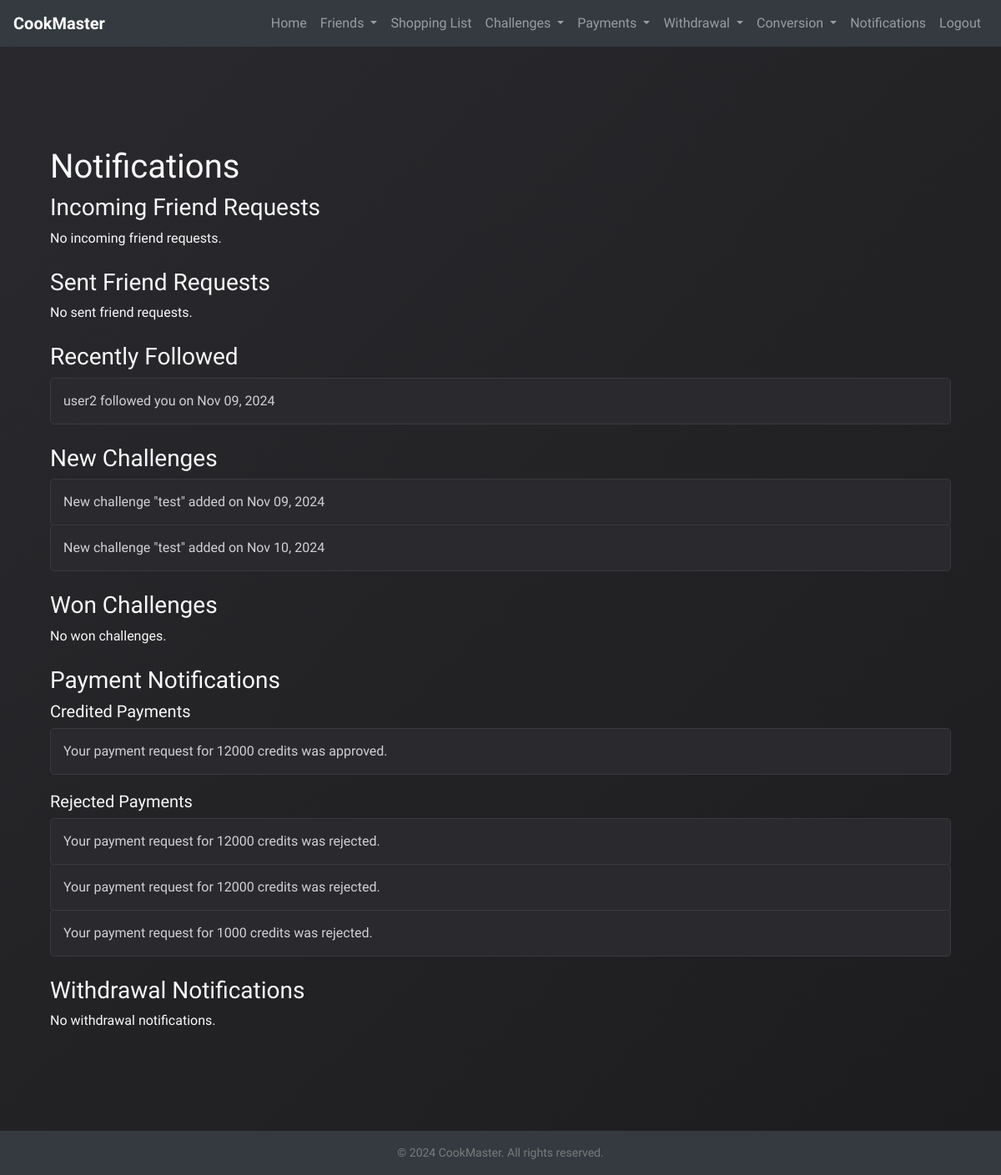
The page /notifications (signed in) on the database its author committed.
### app/models.py (models this page shows, shortened)
class Friendship(db.Model):
    __tablename__ = 'friendship'
    id = db.Column(db.Integer, primary_key=True)
    user_id = db.Column(db.Integer, db.ForeignKey('user.id'), nullable=False)
    friend_id = db.Column(db.Integer, db.ForeignKey('user.id'), nullable=False)
    status = db.Column(db.String(20), default='pending')
    date_created = db.Column(db.DateTime, default=db.func.current_timestamp())  # Date when the friendship was created
    is_blocked = db.Column(db.Boolean, default=False)  # To track if a user has blocked the other
    is_unfollowed = db.Column(db.Boolean, default=False)  # To track if the user has unfollowed the other
    user = db.relationship('User', foreign_keys=[user_id], backref='friendships')
    friend = db.relationship('User', foreign_keys=[friend_id], backref='friends')

class User(db.Model, UserMixin):
    id = db.Column(db.Integer, primary_key=True)
    username = db.Column(db.String(20), unique=True, nullable=False)
    email = db.Column(db.String(120), unique=True, nullable=False)
    password = db.Column(db.String(60), nullable=False)
    role = db.Column(db.String(10), nullable=False, default='user')
    date_created = db.Column(db.DateTime, default=datetime.now(timezone.utc))
    completed_recipes = db.Column(db.Integer, default=0)
    recipes_created = db.Column(db.Integer, default=0)
    recipes_shared = db.Column(db.Integer, default=0)
    friends_connected = db.Column(db.Integer, default=0)
    shopping_lists_created = db.Column(db.Integer, default=0)
    conversion_tool_uses = db.Column(db.Integer, default=0)
    last_login = db.Column(db.DateTime, default=lambda: datetime.now(timezone.utc))
    credits = db.Column(db.Integer, default=0)
    tools = db.relationship('Tool', backref='owner', lazy=True, cascade="all, delete-orphan")
    posts = db.relationship('Post', backref='author', lazy=True, cascade="all, delete-orphan")
    created_challenges = db.relationship('Challenge', backref='creator', lazy=True, overlaps="challenge_creator,created_challenges")
    participated_challenges = db.relationship('ChallengeParticipant', backref='user_participation', lazy=True, overlaps="participant,challenges_participated")
    achievements = db.relationship('Achievement', backref='user', lazy=True, cascade="all, delete-orphan")

class Challenge(db.Model):
    __tablename__ = 'challenge'
    id = db.Column(db.Integer, primary_key=True)
    name = db.Column(db.String(100), nullable=False)
    icon = db.Column(db.String(100))  # Path to the icon
    creator_id = db.Column(db.Integer, db.ForeignKey('user.id'), nullable=False)
    credits_required = db.Column(db.Integer, nullable=False)
    duration = db.Column(db.Integer, nullable=False)  # Duration in seconds
    started_at = db.Column(db.DateTime, nullable=False)  # Start time of the challenge
    ended = db.Column(db.Boolean, default=False)  # Field to mark if the challenge has ended
    participants = db.relationship('ChallengeParticipant', backref='challenge_participation', lazy=True, cascade="all, delete-orphan")

class CreditRequest(db.Model):
    __tablename__ = 'credit_request'
    id = db.Column(db.Integer, primary_key=True)
    user_id = db.Column(db.Integer, db.ForeignKey('user.id', ondelete='CASCADE'), nullable=False)
    status = db.Column(db.String(20), default='Pending')
    proof_image = db.Column(db.String(200), nullable=False)
    credits_requested = db.Column(db.Integer, nullable=False)
    date_submitted = db.Column(db.DateTime, default=lambda: datetime.now(timezone.utc))
    user = db.relationship('User', backref=db.backref('credit_requests', passive_deletes=True))

### app/user_routes.py (the view)
@user.route('/notifications')
@login_required
def notifications():
    incoming_requests = Friendship.query.filter_by(friend_id=current_user.id, status='pending').all()
    outgoing_requests = Friendship.query.filter_by(user_id=current_user.id, status='pending').all()
    recent_follows = Friendship.query.filter_by(user_id=current_user.id, status='accepted') \
                                     .order_by(Friendship.date_created.desc()).limit(10).all()
    new_challenges = Challenge.query.filter(Challenge.started_at > current_user.last_login).all()
    won_challenges = ChallengeParticipant.query.filter_by(user_id=current_user.id, credited=True).all()
    credited_payments = CreditRequest.query.filter_by(user_id=current_user.id, status='Approved').all()
    rejected_payments = CreditRequest.query.filter_by(user_id=current_user.id, status='Rejected').all()
    approved_withdrawals = CreditWithdrawRequest.query.filter_by(user_id=current_user.id, status='Approved').all()
    rejected_withdrawals = CreditWithdrawRequest.query.filter_by(user_id=current_user.id, status='Rejected').all()
    return render_template(
        'notifications.html',
        incoming_requests=incoming_requests,
        outgoing_requests=outgoing_requests,
        recent_follows=recent_follows,
        new_challenges=new_challenges,
        won_challenges=won_challenges,
        credited_payments=credited_payments,
        rejected_payments=rejected_payments,
        approved_withdrawals=approved_withdrawals,
        rejected_withdrawals=rejected_withdrawals
    )

### app/__init__.py (called while the page is built)
@login_manager.user_loader
def load_user(user_id):
    from app.models import User
    return User.query.get(int(user_id))

### app/templates/notifications.html (shortened to what this page needs)
{% extends "base.html" %}
{% block content %}
<div class="container mt-4">
    <h1>Notifications</h1>
    <div class="mb-4">
        <h3>Incoming Friend Requests</h3>
        {% if incoming_requests %}
        <ul class="list-group">
            {% for request in incoming_requests %}
            <li class="list-group-item d-flex justify-content-between align-items-center">
                {{ request.user.username }}
                <div>
                    <form action="{{ url_for('user.approve_friend_request', request_id=request.id) }}" method="POST" class="d-inline">
                        <button type="submit" class="btn btn-primary btn-sm">Accept</button>
                    </form>
                    <form action="{{ url_for('user.reject_friend_request', request_id=request.id) }}" method="POST" class="d-inline">
                        <button type="submit" class="btn btn-danger btn-sm">Reject</button>
                    </form>
                </div>
            </li>
            {% endfor %}
        </ul>
        {% else %}
        <p>No incoming friend requests.</p>
        {% endif %}
    </div>
    <div class="mb-4">
        <h3>Sent Friend Requests</h3>
        {% if outgoing_requests %}
        <ul class="list-group">
            {% for request in outgoing_requests %}
            <li class="list-group-item">
                {{ request.friend.username }}
                <span class="badge badge-warning">Pending</span>
            </li>
            {% endfor %}
        </ul>
        {% else %}
        <p>No sent friend requests.</p>
        {% endif %}
    </div>
    <div class="mb-4">
        <h3>Recently Followed</h3>
        {% if recent_follows %}
        <ul class="list-group">
            {% for follow in recent_follows %}
            <li class="list-group-item">
                {{ follow.friend.username }} followed you on {{ follow.date_created.strftime('%b %d, %Y') }}
            </li>
            {% endfor %}
        </ul>
        {% else %}
        <p>No recent follows.</p>
        {% endif %}
    </div>
    <div class="mb-4">
        <h3>New Challenges</h3>
        {% if new_challenges %}
        <ul class="list-group">
            {% for challenge in new_challenges %}
            <li class="list-group-item">
                New challenge "{{ challenge.name }}" added on {{ challenge.started_at.strftime('%b %d, %Y') }}
            </li>
            {% endfor %}
        </ul>
        {% else %}
        <p>No new challenges.</p>
        {% endif %}
    </div>
    <div class="mb-4">
        <h3>Won Challenges</h3>
        {% if won_challenges %}
        <ul class="list-group">
            {% for challenge in won_challenges %}
            <li class="list-group-item">
                You won the challenge "{{ challenge.challenge.name }}"!
            </li>
            {% endfor %}
        </ul>
        {% else %}
        <p>No won challenges.</p>
        {% endif %}
    </div>
    <div class="mb-4">
        <h3>Payment Notifications</h3>
        <h5>Credited Payments</h5>
        {% if credited_payments %}
        <ul class="list-group">
            {% for payment in credited_payments %}
            <li class="list-group-item">
                Your payment request for {{ payment.credits_requested }} credits was approved.
            </li>
            {% endfor %}
        </ul>
        {% else %}
        <p>No credited payments.</p>
        {% endif %}
        <h5>Rejected Payments</h5>
        {% if rejected_payments %}
        <ul class="list-group">
            {% for payment in rejected_payments %}
            <li class="list-group-item">
                Your payment request for {{ payment.credits_requested }} credits was rejected.
            </li>
            {% endfor %}
        </ul>
        {% else %}
        <p>No rejected payments.</p>
        {% endif %}
    </div>
    <div class="mb-4">
        <h3>Withdrawal Notifications</h3>
        {% if not approved_withdrawals and not rejected_withdrawals %}
        <p>No withdrawal notifications.</p>
        {% endif %}
    </div>
</div>
{% endblock %}

### app/static/css/styles.css (style rules this page uses)
body { margin: 0; font-family: 'Chewy', sans-serif; background: linear-gradient(135deg, #2a2a2e, #1c1c1e); color: #f5f5f5; background-size: cover; height: 100%; display: flex; flex-direction: column; overflow-x: hidden; animation: none; scroll-behavior: smooth; }
html { height: 100%; margin: 0; display: flex; flex-direction: column; overflow-x: hidden; }
.container { flex: 1; }
.list-group { background-color: #2a2a2e; border-radius: 5px; margin-bottom: 20px; }
.list-group-item { background-color: #2a2a2e; color: #d1d1d6; border: 1px solid #3a3a3e; padding: 15px; border-radius: 5px; transition: background-color 0.3s ease, transform 0.2s ease; }

### rows shown on the page
Friendship: friend.username "user2", date_created "Nov 09, 2024"
Challenge: name "test", started_at "Nov 09, 2024"
Challenge: name "test", started_at "Nov 10, 2024"
CreditRequest: credits_requested "12000"
CreditRequest: credits_requested "12000"
CreditRequest: credits_requested "12000"
CreditRequest: credits_requested "1000"
